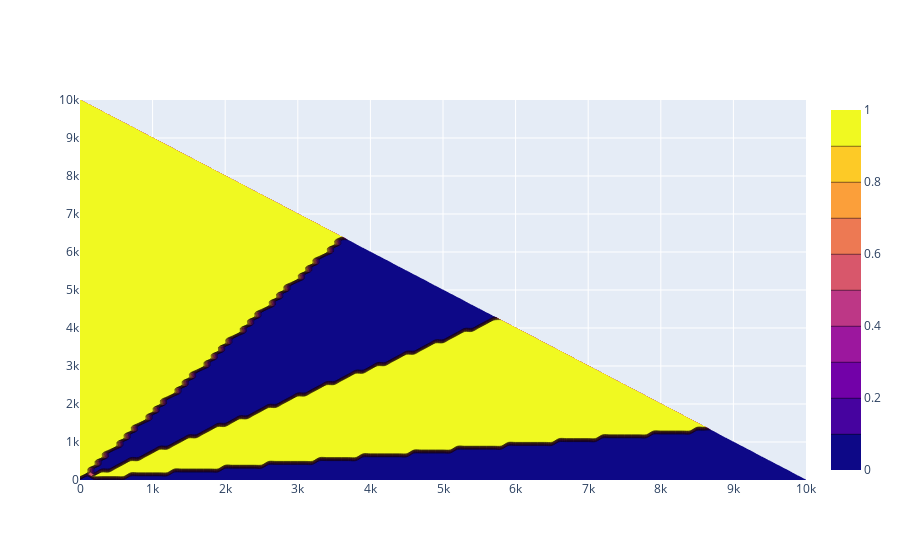

This figure's notebook cell:
### Code cell
fig = go.Figure(data =
    go.Contour(
        z=af,
        x=S,
        y=I
    ))
fig.show()
